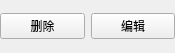
<?xml version="1.0" encoding="UTF-8"?>
<ui version="4.0">
 <class>PhraseOptionWidget</class>
 <widget class="QWidget" name="PhraseOptionWidget">
  <property name="geometry">
   <rect>
    <x>0</x>
    <y>0</y>
    <width>175</width>
    <height>53</height>
   </rect>
  </property>
  <property name="maximumSize">
   <size>
    <width>16635</width>
    <height>16777215</height>
   </size>
  </property>
  <property name="windowTitle">
   <string>Form</string>
  </property>
  <layout class="QHBoxLayout" name="horizontalLayout_2">
   <property name="leftMargin">
    <number>0</number>
   </property>
   <property name="topMargin">
    <number>0</number>
   </property>
   <property name="rightMargin">
    <number>0</number>
   </property>
   <property name="bottomMargin">
    <number>0</number>
   </property>
   <item>
    <layout class="QHBoxLayout" name="horizontalLayout">
     <item>
      <widget class="QPushButton" name="delete_push_button">
       <property name="sizePolicy">
        <sizepolicy hsizetype="Expanding" vsizetype="Fixed">
         <horstretch>0</horstretch>
         <verstretch>0</verstretch>
        </sizepolicy>
       </property>
       <property name="text">
        <string>删除</string>
       </property>
      </widget>
     </item>
     <item>
      <widget class="QPushButton" name="edit_push_button">
       <property name="sizePolicy">
        <sizepolicy hsizetype="Expanding" vsizetype="Fixed">
         <horstretch>0</horstretch>
         <verstretch>0</verstretch>
        </sizepolicy>
       </property>
       <property name="text">
        <string>编辑</string>
       </property>
      </widget>
     </item>
    </layout>
   </item>
  </layout>
 </widget>
 <resources/>
 <connections/>
</ui>
